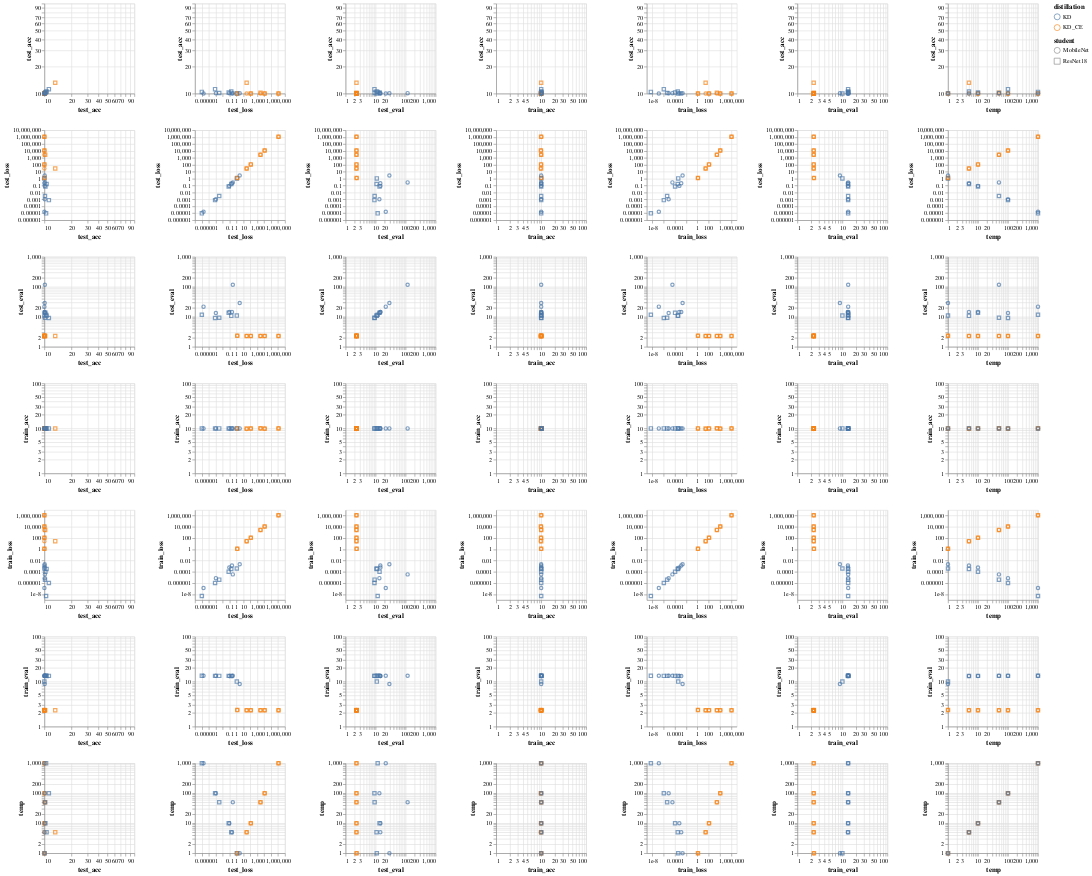

This figure's notebook cell:
### Code cell
KD.omniplot(folder="./Cifar10/ResNet101/exp2/students")

### Figure 1 — Vega-Lite specification as saved in the notebook (floating-point values rounded to 4 significant figures)
{"config": {"view": {"continuousWidth": 400, "continuousHeight": 300}}, "repeat": {"column": ["test_acc", "test_loss", "test_eval", "train_acc", "train_loss", "train_eval", "temp"], "row": ["test_acc", "test_loss", "test_eval", "train_acc", "train_loss", "train_eval", "temp"]}, "spec": {"data": {"name": "data-a33b8d46a6bd48a080b943474e8453b6"}, "mark": "point", "encoding": {"color": {"type": "nominal", "field": "distillation"}, "shape": {"type": "nominal", "field": "student"}, "x": {"type": "quantitative", "field": {"repeat": "column"}, "scale": {"base": 10, "type": "log", "zero": false}}, "y": {"type": "quantitative", "field": {"repeat": "row"}, "scale": {"base": 10, "type": "log", "zero": false}}}, "height": 150, "width": 150}, "$schema": "https://vega.github.io/schema/vega-lite/v4.0.0.json", "datasets": {"data-a33b8d46a6bd48a080b943474e8453b6": [{"Unnamed: 0": 0, "test_acc": 10.0, "test_teacher/acc": 90.68, "test_loss": 11510.0, "test_eval": 2.303, "train_acc": 9.84, "train_teacher/acc": 10.0, "train_loss": 11520.0, "train_eval": 2.303, "epoch": 11, "lr": 0.01, "epochs": 20, "train_batch_size": 128, "test_batch_size": 100, "student": "ResNet18", "teacher": "ResNet101", "distillation": "KD_CE", "resume": true, "temp": 100.0}, {"Unnamed: 0": 1, "test_acc": 10.0, "test_teacher/acc": 90.68, "test_loss": 1.274, "test_eval": 2.326, "train_acc": 10.0, "train_teacher/acc": 10.0, "train_loss": 1.246, "train_eval": 2.328, "epoch": 0, "lr": 0.01, "epochs": 20, "train_batch_size": 128, "test_batch_size": 100, "student": "ResNet18", "teacher": "ResNet101", "distillation": "KD_CE", "resume": true, "temp": 1.0}, {"Unnamed: 0": 2, "test_acc": 10.0, "test_teacher/acc": 90.68, "test_loss": 1152000.0, "test_eval": 2.303, "train_acc": 9.934, "train_teacher/acc": 10.01, "train_loss": 1152000.0, "train_eval": 2.305, "epoch": 13, "lr": 0.01, "epochs": 20, "train_batch_size": 128, "test_batch_size": 100, "student": "ResNet18", "teacher": "ResNet101", "distillation": "KD_CE", "resume": true, "temp": 1000.0}, {"Unnamed: 0": 3, "test_acc": 10.0, "test_teacher/acc": 90.68, "test_loss": 115.2, "test_eval": 2.303, "train_acc": 9.946, "train_teacher/acc": 10.0, "train_loss": 115.2, "train_eval": 2.303, "epoch": 3, "lr": 0.01, "epochs": 20, "train_batch_size": 128, "test_batch_size": 100, "student": "ResNet18", "teacher": "ResNet101", "distillation": "KD_CE", "resume": true, "temp": 10.0}, {"Unnamed: 0": 4, "test_acc": 13.19, "test_teacher/acc": 90.68, "test_loss": 28.83, "test_eval": 2.303, "train_acc": 9.984, "train_teacher/acc": 9.996, "train_loss": 28.83, "train_eval": 2.303, "epoch": 22, "lr": 0.01, "epochs": 20, "train_batch_size": 128, "test_batch_size": 100, "student": "ResNet18", "teacher": "ResNet101", "distillation": "KD_CE", "resume": true, "temp": 5.0}, {"Unnamed: 0": 5, "test_acc": 10.2, "test_teacher/acc": 90.68, "test_loss": 2878.0, "test_eval": 2.302, "train_acc": 10.05, "train_teacher/acc": 10.01, "train_loss": 2879.0, "train_eval": 2.303, "epoch": 26, "lr": 0.01, "epochs": 20, "train_batch_size": 128, "test_batch_size": 100, "student": "ResNet18", "teacher": "ResNet101", "distillation": "KD_CE", "resume": true, "temp": 50.0}, {"Unnamed: 0": 6, "test_acc": 11.21, "test_teacher/acc": 90.68, "test_loss": 0.0007929, "test_eval": 9.148, "train_acc": 10.0, "train_teacher/acc": 9.996, "train_loss": 1.062e-06, "train_eval": 13.4, "epoch": 25, "lr": 0.01, "epochs": 20, "train_batch_size": 128, "test_batch_size": 100, "student": "ResNet18", "teacher": "ResNet101", "distillation": "KD", "resume": true, "temp": 100.0}, {"Unnamed: 0": 7, "test_acc": 10.0, "test_teacher/acc": 90.68, "test_loss": 1.09, "test_eval": 10.97, "train_acc": 10.0, "train_teacher/acc": 10.01, "train_loss": 0.0003872, "train_eval": 10.0, "epoch": 25, "lr": 0.01, "epochs": 20, "train_batch_size": 128, "test_batch_size": 100, "student": "ResNet18", "teacher": "ResNet101", "distillation": "KD", "resume": true, "temp": 1.0}, {"Unnamed: 0": 8, "test_acc": 10.44, "test_teacher/acc": 90.68, "test_loss": 9.713e-06, "test_eval": 11.73, "train_acc": 9.994, "train_teacher/acc": 9.99, "train_loss": 5.305e-09, "train_eval": 13.41, "epoch": 24, "lr": 0.01, "epochs": 20, "train_batch_size": 128, "test_batch_size": 100, "student": "ResNet18", "teacher": "ResNet101", "distillation": "KD", "resume": true, "temp": 1000.0}, {"Unnamed: 0": 9, "test_acc": 10.26, "test_teacher/acc": 90.68, "test_loss": 0.07357, "test_eval": 13.53, "train_acc": 9.996, "train_teacher/acc": 9.998, "train_loss": 0.0001066, "train_eval": 13.41, "epoch": 25, "lr": 0.01, "epochs": 20, "train_batch_size": 128, "test_batch_size": 100, "student": "ResNet18", "teacher": "ResNet101", "distillation": "KD", "resume": true, "temp": 10.0}, {"Unnamed: 0": 10, "test_acc": 10.57, "test_teacher/acc": 90.68, "test_loss": 0.1736, "test_eval": 10.76, "train_acc": 10.01, "train_teacher/acc": 10.01, "train_loss": 0.000317, "train_eval": 13.38, "epoch": 21, "lr": 0.01, "epochs": 20, "train_batch_size": 128, "test_batch_size": 100, "student": "ResNet18", "teacher": "ResNet101", "distillation": "KD", "resume": true, "temp": 5.0}, {"Unnamed: 0": 11, "test_acc": 10.15, "test_teacher/acc": 90.68, "test_loss": 0.003164, "test_eval": 9.273, "train_acc": 9.998, "train_teacher/acc": 9.998, "train_loss": 4.12e-06, "train_eval": 13.4, "epoch": 29, "lr": 0.01, "epochs": 20, "train_batch_size": 128, "test_batch_size": 100, "student": "ResNet18", "teacher": "ResNet101", "distillation": "KD", "resume": true, "temp": 50.0}, {"Unnamed: 0": 24, "test_acc": 10.0, "test_teacher/acc": 90.68, "test_loss": 11510.0, "test_eval": 2.303, "train_acc": 9.948, "train_teacher/acc": 10.01, "train_loss": 11520.0, "train_eval": 2.303, "epoch": 1, "lr": 0.01, "epochs": 20, "train_batch_size": 128, "test_batch_size": 100, "student": "MobileNet", "teacher": "ResNet101", "distillation": "KD_CE", "resume": true, "temp": 100.0}, {"Unnamed: 0": 25, "test_acc": 10.0, "test_teacher/acc": 90.68, "test_loss": 1.275, "test_eval": 2.328, "train_acc": 10.0, "train_teacher/acc": 10.01, "train_loss": 1.246, "train_eval": 2.328, "epoch": 0, "lr": 0.01, "epochs": 20, "train_batch_size": 128, "test_batch_size": 100, "student": "MobileNet", "teacher": "ResNet101", "distillation": "KD_CE", "resume": true, "temp": 1.0}, {"Unnamed: 0": 26, "test_acc": 10.0, "test_teacher/acc": 90.68, "test_loss": 1152000.0, "test_eval": 2.305, "train_acc": 10.1, "train_teacher/acc": 10.0, "train_loss": 1152000.0, "train_eval": 2.303, "epoch": 17, "lr": 0.01, "epochs": 20, "train_batch_size": 128, "test_batch_size": 100, "student": "MobileNet", "teacher": "ResNet101", "distillation": "KD_CE", "resume": true, "temp": 1000.0}, {"Unnamed: 0": 27, "test_acc": 10.0, "test_teacher/acc": 90.68, "test_loss": 115.2, "test_eval": 2.304, "train_acc": 9.946, "train_teacher/acc": 9.998, "train_loss": 115.2, "train_eval": 2.303, "epoch": 5, "lr": 0.01, "epochs": 20, "train_batch_size": 128, "test_batch_size": 100, "student": "MobileNet", "teacher": "ResNet101", "distillation": "KD_CE", "resume": true, "temp": 10.0}, {"Unnamed: 0": 28, "test_acc": 10.0, "test_teacher/acc": 90.68, "test_loss": 28.84, "test_eval": 2.303, "train_acc": 9.746, "train_teacher/acc": 9.998, "train_loss": 28.83, "train_eval": 2.303, "epoch": 1, "lr": 0.01, "epochs": 20, "train_batch_size": 128, "test_batch_size": 100, "student": "MobileNet", "teacher": "ResNet101", "distillation": "KD_CE", "resume": true, "temp": 5.0}, {"Unnamed: 0": 29, "test_acc": 10.0, "test_teacher/acc": 90.68, "test_loss": 2879.0, "test_eval": 2.303, "train_acc": 9.922, "train_teacher/acc": 9.996, "train_loss": 2879.0, "train_eval": 2.303, "epoch": 5, "lr": 0.01, "epochs": 20, "train_batch_size": 128, "test_batch_size": 100, "student": "MobileNet", "teacher": "ResNet101", "distillation": "KD_CE", "resume": true, "temp": 50.0}, {"Unnamed: 0": 30, "test_acc": 10.09, "test_teacher/acc": 90.68, "test_loss": 0.001035, "test_eval": 13.37, "train_acc": 10.0, "train_teacher/acc": 9.992, "train_loss": 7.695e-06, "train_eval": 13.44, "epoch": 18, "lr": 0.01, "epochs": 20, "train_batch_size": 128, "test_batch_size": 100, "student": "MobileNet", "teacher": "ResNet101", "distillation": "KD", "resume": true, "temp": 100.0}, {"Unnamed: 0": 31, "test_acc": 10.07, "test_teacher/acc": 90.68, "test_loss": 2.864, "test_eval": 28.81, "train_acc": 10.0, "train_teacher/acc": 9.994, "train_loss": 0.002305, "train_eval": 8.808, "epoch": 19, "lr": 0.01, "epochs": 20, "train_batch_size": 128, "test_batch_size": 100, "student": "MobileNet", "teacher": "ResNet101", "distillation": "KD", "resume": true, "temp": 1.0}, {"Unnamed: 0": 32, "test_acc": 10.0, "test_teacher/acc": 90.68, "test_loss": 1.705e-05, "test_eval": 21.8, "train_acc": 10.0, "train_teacher/acc": 10.0, "train_loss": 1.378e-07, "train_eval": 13.44, "epoch": 0, "lr": 0.01, "epochs": 20, "train_batch_size": 128, "test_batch_size": 100, "student": "MobileNet", "teacher": "ResNet101", "distillation": "KD", "resume": true, "temp": 1000.0}, {"Unnamed: 0": 33, "test_acc": 10.09, "test_teacher/acc": 90.68, "test_loss": 0.09074, "test_eval": 14.48, "train_acc": 10.0, "train_teacher/acc": 9.994, "train_loss": 0.0006069, "train_eval": 13.37, "epoch": 17, "lr": 0.01, "epochs": 20, "train_batch_size": 128, "test_batch_size": 100, "student": "MobileNet", "teacher": "ResNet101", "distillation": "KD", "resume": true, "temp": 10.0}, {"Unnamed: 0": 34, "test_acc": 10.01, "test_teacher/acc": 90.68, "test_loss": 0.219, "test_eval": 14.37, "train_acc": 10.0, "train_teacher/acc": 9.994, "train_loss": 0.001334, "train_eval": 13.26, "epoch": 17, "lr": 0.01, "epochs": 20, "train_batch_size": 128, "test_batch_size": 100, "student": "MobileNet", "teacher": "ResNet101", "distillation": "KD", "resume": true, "temp": 5.0}, {"Unnamed: 0": 35, "test_acc": 10.12, "test_teacher/acc": 90.68, "test_loss": 0.2901, "test_eval": 116.8, "train_acc": 10.0, "train_teacher/acc": 10.0, "train_loss": 3.589e-05, "train_eval": 13.44, "epoch": 11, "lr": 0.01, "epochs": 20, "train_batch_size": 128, "test_batch_size": 100, "student": "MobileNet", "teacher": "ResNet101", "distillation": "KD", "resume": true, "temp": 50.0}]}}
